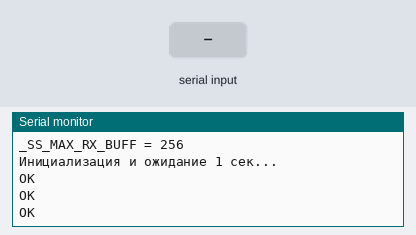
The sketch below on a simulated Arduino Uno, built with avr-gcc and run on an emulated ATmega328P. On the bench: the last lines printed to the serial monitor. The inputs (shaded band) are chosen by the test bench. The modem accepts every AT command (registered, SIM ready, sends succeed) and sends nothing else.

Above: at 4.7 s.
4.8 s: "1" received over the second serial link
At 5.7 s:
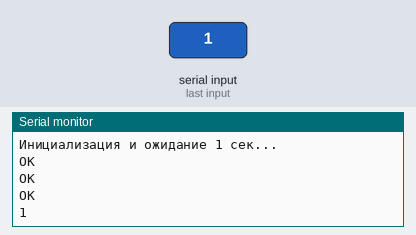
6.5 s: "0" received over the second serial link
At 6.9 s:
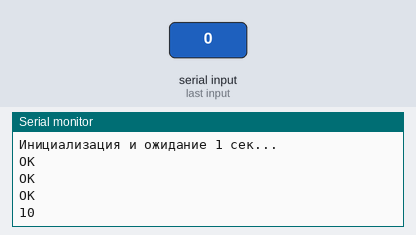

The sketch:

ReadingSMS.ino
```cpp
// (licence header left out)
#define _SS_MAX_RX_BUFF 256

#include <SoftwareSerial.h>
SoftwareSerial SIM900(7,8); // SIM900

void setup()
{
  Serial.begin(9600);
  SIM900.begin(9600);
  delay(500);
  updateSerial();

  Serial.println(" ");
  Serial.print("_SS_MAX_RX_BUFF = "); Serial.println(_SS_MAX_RX_BUFF);
  Serial.println("Инициализация и ожидание 1 сек...");
  delay(1000);

  SIM900.println("AT"); // Handshaking with SIM900
  updateSerial();

  SIM900.println("AT+CMGF=1"); // Configuring TEXT mode
  updateSerial();

  // AT+CNMI=1,2,0,0,0 – указывает, как следует обрабатывать вновь поступающие SMS-сообщения.
  // Таким образом, вы можете приказать SIM900 shield либо переслать вновь поступившие
  // SMS-сообщения непосредственно на ПК, либо сохранить их в хранилище сообщений,
  // а затем уведомить компьютер об их местоположении в хранилище сообщений.

  // Его ответ начинается с +CMT: Все поля в ответе разделены запятыми, первое
  // поле - это номер телефона. Второе поле - это имя человека, отправляющего SMS.
  // Третье поле - это временная метка, а четвертое поле - само сообщение.

  SIM900.println("AT+CNMI=1,2,0,0,0"); // Decides how newly arrived SMS messages should be handled
  updateSerial();

  // Обратите внимание, что на этот раз мы не оставили функцию повторной отправки
  // пустой, поскольку мы проводим опрос на предмет поступления новых SMS-сообщений.
  // Как только вы отправите SMS на SIM900 GSM/GPRS shield, вы увидите вывод на последовательный монитор.
}

void loop()
{
 updateSerial();
}

void updateSerial()
{
  delay(500);
  while (Serial.available())
  {
    SIM900.write(Serial.read()); // Forward what Serial received to Software Serial Port
  }
  while (SIM900.available())
  {
    Serial.write(SIM900.read()); // Forward what Software Serial received to Serial Port
  }
}


/*
void setup()
{

  SIM900.println("AT+CMGF?");
  updateSerial();

  // AT+CMGF=1 – Выбираем формат SMS-сообщения в виде текста. Формат по умолчанию
  // - протокольная единица данных (PDU)
  // https://en.wikipedia.org/wiki/Protocol_data_unit
  SIM900.println("AT+CMGF=1");
  updateSerial();

  // AT+CMGS=+79214524295 – Отправляем SMS на указанный номер телефона. Текстовое
  // сообщение, за которым следует символ "Ctrl+z", рассматривается как SMS.
  // "Ctrl+z" на самом деле является 26-м непечатаемым символом, описанным
  // в таблице ASCII как "замена". Итак, нам нужно отправить 26 (1A Hex), как
  // только мы отправим сообщение.
  // https://www.asciitable.com/
  SIM900.println("AT+CMGS=\"+79214524295\""); // change ZZ with country code and xxxxxxxxxxx with phone number to sms
  updateSerial();
  SIM900.print("DoorTry - PHP7 Error Collector13 | https://doortry.ru/"); // text content
  updateSerial();
  SIM900.write(26);


  SIM900.println("AT+CMGS=\"+79214524295\""); // change ZZ with country code and xxxxxxxxxxx with phone number to sms
  updateSerial();
  SIM900.print("DoorTry - PHP7 Error Collector2 | https://doortry.ru/"); // text content
  updateSerial();
  SIM900.write(26);

  // AT+CMGF=0
  SIM900.println("AT+CMGF=0");
  updateSerial();

  SIM900.println("AT+CMGF?");
  updateSerial();

  // AT+CPAS - Определить состояние: +CPAS: 0 - готов к работе
  SIM900.println("AT+CPAS");
  updateSerial();

}

void loop()
{
}
*/

// Arduino C/C++ ******************************************* ReadingSMS.ino ***
```

Measured:
- after the input at 4.8 s, the serial monitor: prints a new line after 0.26 s (image 1)
- after the input at 6.5 s, the serial monitor: prints a new line after 0.06 s (image 2)
